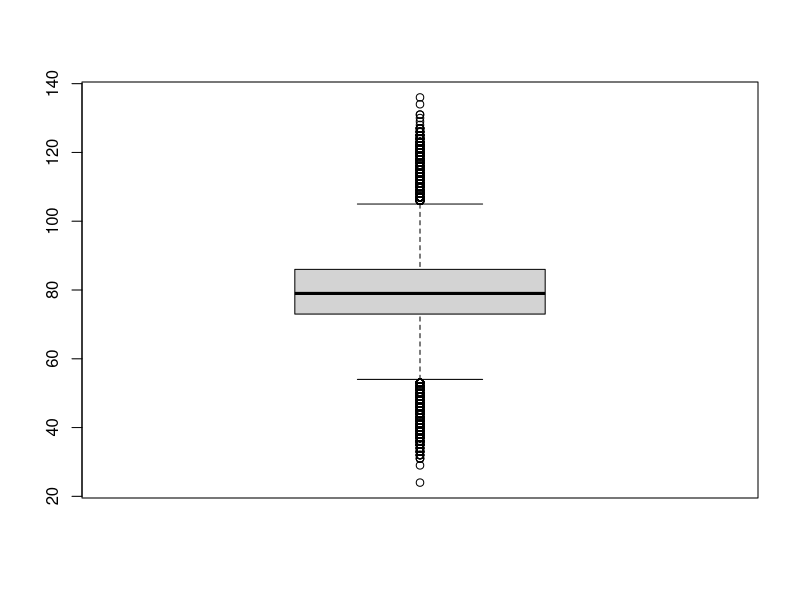
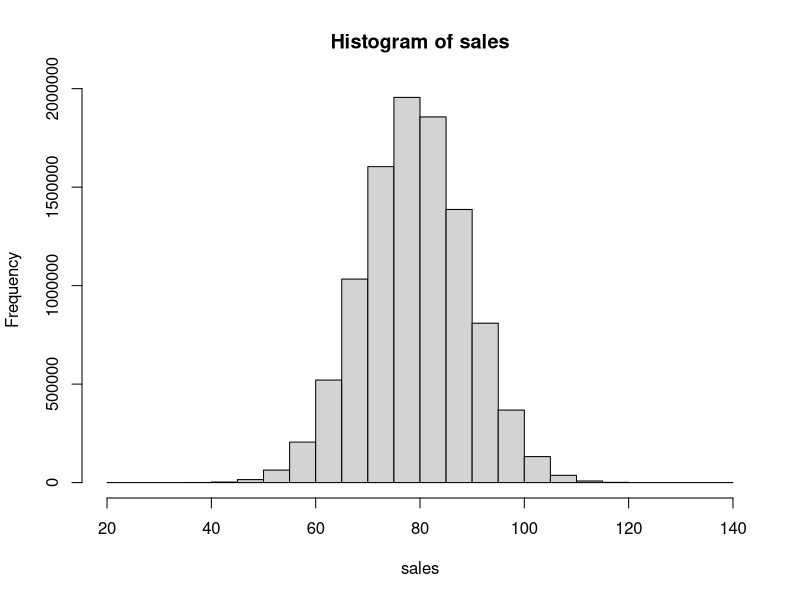
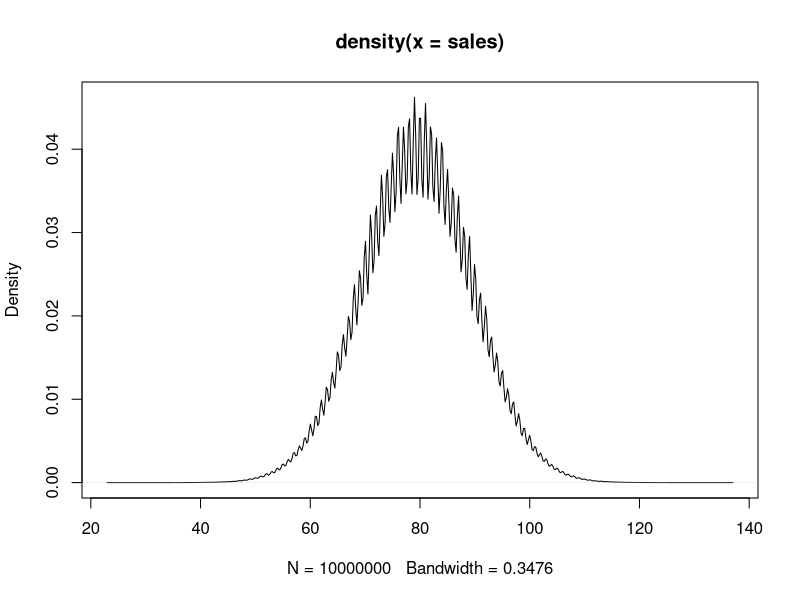

Write R code to recreate these figures, in order.
# vector (of sales data normal dist mean=80 std dev=10, number of values=100)



sales=rnorm(10000000,mean=80,sd=10)
sales
#trunc, round,floor,ceiling
sales=trunc(sales)
sales
summary(sales)
boxplot(sales)
mean(sales)
median(sales)
hist(sales)
plot(density(sales))
sd(sales)
#10-50
range(sales)
#matrix

m1 = matrix(100:123, ncol= 2)
m1


colSums(m1)
colMeans(m1)
m1[,1]
colnames(m1)= c('A','B')
head(m1)
tail(m1)


#Df
sname = paste('student', 1:30 , sep = '_')
sname
marks = trunc(runif(30, 50, 90))
(gender = sample(c('M','F'), replace=T, size = 30, prob = c(.7,.3)))
?runif
df1 = data.frame(sname, marks, gender)
df1
head(df1)
# list of all the student who have scored between 30

library(dplyr)
df1 %>% group_by(gender) %>% summarise(mean(marks), n(),min(marks), max(marks))
df1 %>% arrange(desc(marks)) %>% select( starts_with('M'))


?select
?arrange
